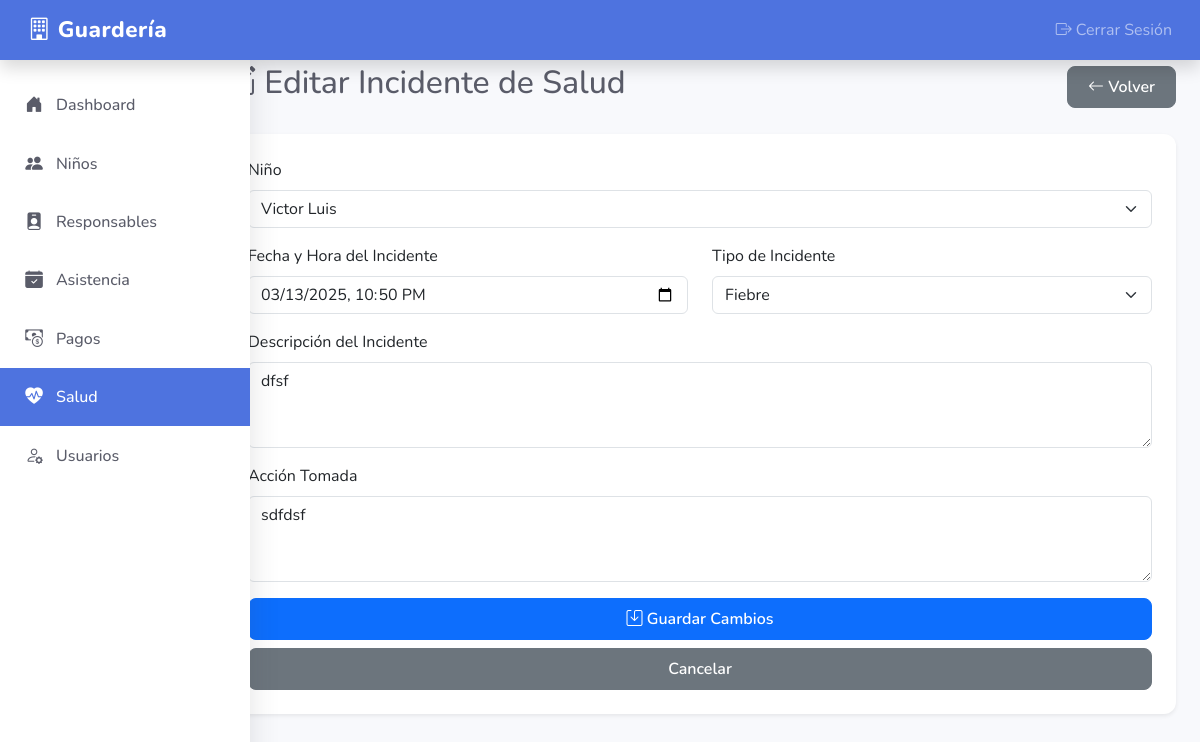
The app's page /health/edit.php?id=1 (signed in) with its own data.
### tables this page shows
CREATE TABLE health_incidents (
        id INTEGER PRIMARY KEY AUTOINCREMENT,
        child_id INTEGER,
        incident_date DATETIME NOT NULL,
        incident_type TEXT NOT NULL,
        description TEXT NOT NULL,
        action_taken TEXT NOT NULL,
        reported_by INTEGER,
        created_at DATETIME DEFAULT CURRENT_TIMESTAMP,
        FOREIGN KEY (child_id) REFERENCES children(id),
        FOREIGN KEY (reported_by) REFERENCES users(id)
    );

CREATE TABLE children (
        id INTEGER PRIMARY KEY AUTOINCREMENT,
        first_name TEXT NOT NULL,
        last_name TEXT NOT NULL,
        birth_date DATE NOT NULL,
        enrollment_date DATE NOT NULL,
        allergies TEXT,
        special_notes TEXT,
        status TEXT DEFAULT "active",
        created_at DATETIME DEFAULT CURRENT_TIMESTAMP
    );

### db/connection.php (called while the page is built, shortened)
<?php
class Database {
    private static $instance = null;
    private $db;
    private function __construct() {
        try {
            $this->db = new SQLite3(__DIR__ . '/daycare.db');
            $this->db->enableExceptions(true);
        } catch (Exception $e) {
            die('Database connection failed: ' . $e->getMessage());
        }
    }
    public static function getInstance() {
        if (self::$instance === null) {
            self::$instance = new self();
        }
        return self::$instance;
    }
    public function query($sql, $params = []) {
        try {
            $stmt = $this->db->prepare($sql);
            foreach ($params as $param => $value) {
                $type = is_int($value) ? SQLITE3_INTEGER : SQLITE3_TEXT;
                if ($stmt->bindValue($param, $value, $type) === false) {
                    throw new Exception('Failed to bind parameter ' . $param);
                }
            }
            $result = $stmt->execute();
            return $result;
        } catch (Exception $e) {
            throw new Exception('Query failed: ' . $e->getMessage());
        }
    }
}
?>

### health/edit.php (the view, shortened to what this page needs)
<?php
require_once '../db/connection.php';
$db = Database::getInstance();
$incident_id = isset($_GET['id']) ? (int)$_GET['id'] : 0;
$incident_result = $db->query(
    'SELECT * FROM health_incidents WHERE id = :id',
    [':id' => $incident_id]
);
$incident = $incident_result->fetchArray(SQLITE3_ASSOC);
$children_result = $db->query('SELECT id, first_name, last_name FROM children WHERE status = "active" ORDER BY last_name, first_name');
$children = [];
while ($child_row = $children_result->fetchArray(SQLITE3_ASSOC)) {
    $children[] = $child_row;
}
?>
<!DOCTYPE html>
<html lang="es">
<head>
    <link href="https://cdn.jsdelivr.net/npm/bootstrap@5.3.0/dist/css/bootstrap.min.css" rel="stylesheet">
    <link href="https://cdn.jsdelivr.net/npm/bootstrap-icons@1.11.1/font/bootstrap-icons.css" rel="stylesheet">
    <link rel="stylesheet" href="https://cdnjs.cloudflare.com/ajax/libs/animate.css/4.1.1/animate.min.css"/>
    <link rel="stylesheet" href="../assets/css/style.css">
</head>
<body>
    <nav class="navbar navbar-expand-lg navbar-dark sticky-top p-0 shadow">
        <div class="container-fluid">
            <a class="navbar-brand col-md-3 col-lg-2 me-0 px-3" href="../dashboard.php">
                <i class="bi bi-building"></i> Guardería
            </a>
            <div class="navbar-nav ms-auto">
                <div class="nav-item text-nowrap">
                    <a class="nav-link px-3" href="../logout.php">
                        <i class="bi bi-box-arrow-right"></i> Cerrar Sesión
                    </a>
                </div>
            </div>
        </div>
    </nav>
    <div class="container-fluid mt-4">
        <div class="row">
            <nav id="sidebarMenu" class="col-md-3 col-lg-2 d-md-block sidebar collapse">
                <div class="sidebar-sticky pt-3">
                    <ul class="nav flex-column">
                        <li class="nav-item">
                            <a class="nav-link" href="../dashboard.php">
                                <i class="bi bi-house-door-fill"></i> Dashboard
                            </a>
                        </li>
                        <li class="nav-item">
                            <a class="nav-link" href="../children/">
                                <i class="bi bi-people-fill"></i> Niños
                            </a>
                        </li>
                        <li class="nav-item">
                            <a class="nav-link" href="../guardians/">
                                <i class="bi bi-person-badge-fill"></i> Responsables
                            </a>
                        </li>
                        <li class="nav-item">
                            <a class="nav-link" href="../attendance/">
                                <i class="bi bi-calendar-check-fill"></i> Asistencia
                            </a>
                        </li>
                        <li class="nav-item">
                            <a class="nav-link" href="../payments/">
                                <i class="bi bi-cash-coin"></i> Pagos
                            </a>
                        </li>
                        <li class="nav-item">
                            <a class="nav-link active" href="../health/">
                                <i class="bi bi-heart-pulse-fill"></i> Salud
                            </a>
                        </li>
                        <?php if ($_SESSION['role'] === 'admin'): ?>
                        <li class="nav-item">
                            <a class="nav-link" href="../users/">
                                <i class="bi bi-person-gear"></i> Usuarios
                            </a>
                        </li>
                        <?php endif; ?>
                    </ul>
                </div>
            </nav>
            <main class="col-md-9 ms-sm-auto col-lg-10 px-md-4 py-4">
                <div class="page-header d-flex justify-content-between flex-wrap flex-md-nowrap align-items-center pt-3 pb-2 mb-3">
                    <h1 class="h2"><i class="bi bi-pencil-square"></i> Editar Incidente de Salud</h1>
                    <div class="btn-toolbar mb-2 mb-md-0">
                        <a href="view.php?id=<?php echo $incident_id; ?>" class="btn btn-secondary">
                            <i class="bi bi-arrow-left"></i> Volver
                        </a>
                    </div>
                </div>
                <div class="card shadow-sm">
                    <div class="card-body">
                        <form method="POST" action="">
                            <div class="mb-3">
                                <label for="child_id" class="form-label">Niño</label>
                                <select class="form-select" id="child_id" name="child_id" required>
                                    <?php foreach ($children as $child_option): ?>
                                        <option value="<?php echo $child_option['id']; ?>" <?php echo $incident['child_id'] == $child_option['id'] ? 'selected' : ''; ?>>
                                            <?php echo htmlspecialchars($child_option['first_name'] . ' ' . $child_option['last_name']); ?>
                                        </option>
                                    <?php endforeach; ?>
                                </select>
                            </div>
                            <div class="row mb-3">
                                <div class="col-md-6">
                                    <label for="incident_date" class="form-label">Fecha y Hora del Incidente</label>
                                    <input type="datetime-local" class="form-control" id="incident_date" name="incident_date"
                                           value="<?php echo date('Y-m-d\TH:i', strtotime($incident['incident_date'])); ?>" required>
                                </div>
                                <div class="col-md-6">
                                    <label for="incident_type" class="form-label">Tipo de Incidente</label>
                                    <select class="form-select" id="incident_type" name="incident_type" required>
                                        <option value="Fiebre" <?php echo $incident['incident_type'] == 'Fiebre' ? 'selected' : ''; ?>>Fiebre</option>
                                    </select>
                                </div>
                            </div>
                            <div class="mb-3">
                                <label for="description" class="form-label">Descripción del Incidente</label>
                                <textarea class="form-control" id="description" name="description" rows="3" required><?php echo htmlspecialchars($incident['description']); ?></textarea>
                            </div>
                            <div class="mb-3">
                                <label for="action_taken" class="form-label">Acción Tomada</label>
                                <textarea class="form-control" id="action_taken" name="action_taken" rows="3" required><?php echo htmlspecialchars($incident['action_taken']); ?></textarea>
                            </div>
                            <div class="d-grid gap-2">
                                <button type="submit" class="btn btn-primary">
                                    <i class="bi bi-save"></i> Guardar Cambios
                                </button>
                                <a href="view.php?id=<?php echo $incident_id; ?>" class="btn btn-secondary">Cancelar</a>
                            </div>
                        </form>
                    </div>
                </div>
            </main>
        </div>
    </div>
</body>
</html>

### assets/css/style.css (style rules this page uses)
:root { --primary-color: #4e73df; --secondary-color: #2e59d9; --success-color: #1cc88a; --info-color: #36b9cc; --warning-color: #f6c23e; --danger-color: #e74a3b; --light-color: #f8f9fc; --dark-color: #5a5c69; }
body { font-family: 'Nunito', sans-serif; background-color: var(--light-color); color: var(--dark-color); overflow-x: hidden; }
.navbar { background-color: var(--primary-color); box-shadow: 0 0.15rem 1.75rem 0 rgba(58, 59, 69, 0.15); position: fixed; top: 0; right: 0; left: 0; z-index: 1030; height: 60px; }
.navbar-brand { padding: 0.75rem 1rem; font-size: 1.4rem; font-weight: 800; letter-spacing: 0.5px; color: white !important; }
.sidebar { position: fixed; top: 60px; bottom: 0; left: 0; width: 250px; z-index: 100; padding: 0; background-color: white; box-shadow: 0 0.15rem 1.75rem 0 rgba(58, 59, 69, 0.15); transition: transform 0.3s ease-in-out; }
.sidebar-sticky { position: sticky; top: 0; height: calc(100vh - 60px); padding-top: 1rem; overflow-x: hidden; overflow-y: auto; }
.sidebar .nav-link { color: var(--dark-color); padding: 1rem 1.5rem; font-weight: 500; transition: all 0.2s; display: flex; align-items: center; }
.sidebar .nav-link.active { color: white; background-color: var(--primary-color); }
.sidebar .nav-link i { margin-right: 0.75rem; width: 1.25rem; text-align: center; font-size: 1.1rem; }
.card { border-radius: 0.75rem; border: none; box-shadow: 0 0.15rem 1.75rem 0 rgba(58, 59, 69, 0.15); transition: all 0.3s ease; margin-bottom: 1.5rem; }
.card-body { padding: 1.5rem; }
.btn { font-weight: 600; padding: 0.5rem 1.25rem; border-radius: 0.5rem; transition: all 0.2s ease; }
@media (min-width: 768px) { main { margin-left: 250px; padding-top: 60px; } }
@media (min-width: 768px) { .sidebar { transform: none !important; } }

### records on screen
health_incidents: child_id "Victor Luis", incident_date "03/13/2025 22:50", incident_type "Fiebre", description "dfsf", action_taken "sdfdsf"
